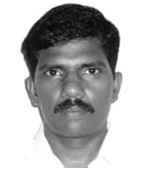
#> input picture pic1.jpg, 146 x 186 px
$ jupyter execute OpenCV_2ndPart.ipynb
#> lines starting #> are read from the running program, lines starting #| are printed output that depends on the picture; after the words box and inside, x2 and y2 are one past the last pixel; in counts of white or black regions, pixels touching at a corner belong together
[cell 1]
#!pip install opencv-python

import cv2

# Read the input image
img = cv2.imread('pic1.jpg')
#> img is the input picture: shape (186, 146, 3); min 1, max 255, mean 185.1

# Convert into grayscale
gray = cv2.cvtColor(img, cv2.COLOR_BGR2GRAY)

# Load the cascade
face_cascade = cv2.CascadeClassifier('haarcascade_frontalface_alt2.xml')

# Detect faces
detected_faces = face_cascade.detectMultiScale(gray, 1.1, 4)
#> detected_faces = [[23, 32, 100, 100]]

# Draw rectangle around the faces and crop the faces
for (x, y, w, h) in detected_faces:
	cv2.rectangle(img, (x, y), (x+w, y+h), (0, 0, 255), 2)
	detected_faces = img[y:y + h, x:x + w]
#> this loop made 1 pass
#> pass 1, `detected_faces = img[y:y + h, x:x + w]`:
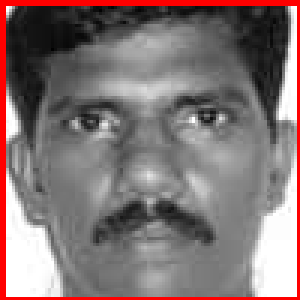
#> detected_faces: shape (100, 100, 3) (shown 3 times larger); mean B, G, R 116.5, 116.5, 131.5
#> after the loop:
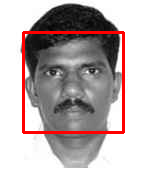
#> img: shape (186, 146, 3); 4.4% of pixels changed, all inside (x1, y1, x2, y2) = (22, 31, 125, 134)

# Display the output
cv2.imwrite('Detected.jpg', img)
cv2.imshow('img', img)
cv2.waitKey()

cv2.imshow("Detected_face",detected_faces)
cv2.imwrite('Detected_face.jpg', detected_faces)
cv2.waitKey()

img=cv2.imread("Detected_face.jpg")
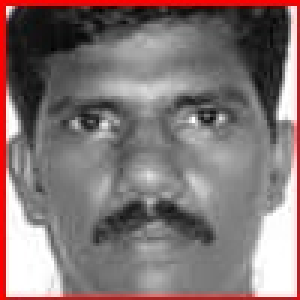
#> img: shape (100, 100, 3) (shown 3 times larger); mean B, G, R 116.4, 116.5, 130.2

print(img.shape)
#| (100, 100, 3)

width,height=413,531

cropped_img=cv2.resize(img,(width,height))
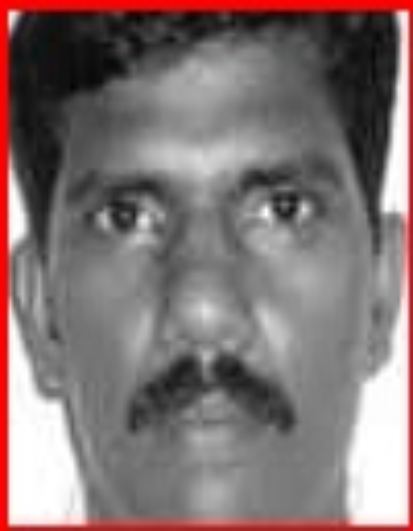
#> cropped_img: shape (531, 413, 3); mean B, G, R 116.3, 116.3, 130.1

print(cropped_img.shape)
#| (531, 413, 3)

cv2.imshow("Cropped_Image",cropped_img)
cv2.imwrite("All_PassportSize_Photo\Cropped_image.jpg",cropped_img)
cv2.waitKey()
#> Out = 27
